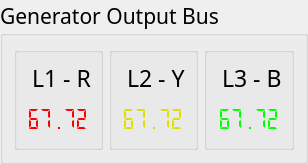
         <widget class="QGroupBox" name="groupBox_8">
          <property name="font">
           <font>
            <family>Titillium Web</family>
            <pointsize>16</pointsize>
           </font>
          </property>
          <property name="title">
           <string>Generator Output Bus</string>
          </property>
          <layout class="QHBoxLayout" name="horizontalLayout_6">
           <item>
            <widget class="QGroupBox" name="groupBox_9">
             <property name="maximumSize">
              <size>
               <width>99999</width>
               <height>160</height>
              </size>
             </property>
             <property name="title">
              <string/>
             </property>
             <layout class="QGridLayout" name="gridLayout_4">
              <item row="2" column="0" colspan="2">
               <widget class="QLCDNumber" name="VOLTR">
                <property name="minimumSize">
                 <size>
                  <width>0</width>
                  <height>38</height>
                 </size>
                </property>
                <property name="styleSheet">
                 <string notr="true">color: rgb(255, 0, 0);</string>
                </property>
                <property name="frameShape">
                 <enum>QFrame::Shape::NoFrame</enum>
                </property>
                <property name="smallDecimalPoint">
                 <bool>false</bool>
                </property>
                <property name="segmentStyle">
                 <enum>QLCDNumber::SegmentStyle::Flat</enum>
                </property>
                <property name="value" stdset="0">
                 <double>67.719999999999999</double>
                </property>
               </widget>
              </item>
              <item row="0" column="1">
               <widget class="QLabel" name="label_9">
                <property name="font">
                 <font>
                  <family>Titillium Web</family>
                  <pointsize>17</pointsize>
                 </font>
                </property>
                <property name="text">
                 <string>L1 - R</string>
                </property>
               </widget>
              </item>
              <item row="0" column="0">
               <widget class="KLed" name="rpkled">
                <property name="maximumSize">
                 <size>
                  <width>20</width>
                  <height>20</height>
                 </size>
                </property>
                <property name="color">
                 <color>
                  <red>255</red>
                  <green>0</green>
                  <blue>0</blue>
                 </color>
                </property>
                <property name="darkFactor">
                 <number>350</number>
                </property>
               </widget>
              </item>
             </layout>
            </widget>
           </item>
           <item>
            <widget class="QGroupBox" name="groupBox_11">
             <property name="maximumSize">
              <size>
               <width>99999</width>
               <height>160</height>
              </size>
             </property>
             <property name="title">
              <string/>
             </property>
             <layout class="QGridLayout" name="gridLayout_5">
              <item row="0" column="0">
               <widget class="KLed" name="ypkled_2">
                <property name="maximumSize">
                 <size>
                  <width>20</width>
                  <height>20</height>
                 </size>
                </property>
                <property name="color">
                 <color>
                  <red>255</red>
                  <green>255</green>
                  <blue>0</blue>
                 </color>
                </property>
                <property name="darkFactor">
                 <number>351</number>
                </property>
               </widget>
              </item>
              <item row="0" column="1">
               <widget class="QLabel" name="label_11">
                <property name="font">
                 <font>
                  <family>Titillium Web</family>
                  <pointsize>17</pointsize>
                 </font>
                </property>
                <property name="text">
                 <string>L2 - Y</string>
                </property>
               </widget>
              </item>
              <item row="1" column="0" colspan="2">
               <widget class="QLCDNumber" name="VOLTY">
                <property name="styleSheet">
                 <string notr="true">color: rgb(222, 222, 0);</string>
                </property>
                <property name="frameShape">
                 <enum>QFrame::Shape::NoFrame</enum>
                </property>
                <property name="smallDecimalPoint">
                 <bool>false</bool>
                </property>
                <property name="segmentStyle">
                 <enum>QLCDNumber::SegmentStyle::Flat</enum>
                </property>
                <property name="value" stdset="0">
                 <double>67.719999999999999</double>
                </property>
               </widget>
              </item>
             </layout>
            </widget>
           </item>
           <item>
            <widget class="QGroupBox" name="groupBox_12">
             <property name="maximumSize">
              <size>
               <width>99999</width>
               <height>160</height>
              </size>
             </property>
             <property name="title">
              <string/>
             </property>
             <layout class="QGridLayout" name="gridLayout_6">
              <item row="0" column="0">
               <widget class="KLed" name="blkled_3">
                <property name="maximumSize">
                 <size>
                  <width>20</width>
                  <height>20</height>
                 </size>
                </property>
                <property name="darkFactor">
                 <number>353</number>
                </property>
               </widget>
              </item>
              <item row="0" column="1">
               <widget class="QLabel" name="label_12">
                <property name="font">
                 <font>
                  <family>Titillium Web</family>
                  <pointsize>17</pointsize>
                 </font>
                </property>
                <property name="text">
                 <string>L3 - B</string>
                </property>
               </widget>
              </item>
              <item row="2" column="0" colspan="2">
               <widget class="QLCDNumber" name="VOLTG">
                <property name="styleSheet">
                 <string notr="true">color: rgb(0, 255, 0);</string>
                </property>
                <property name="frameShape">
                 <enum>QFrame::Shape::NoFrame</enum>
                </property>
                <property name="smallDecimalPoint">
                 <bool>false</bool>
                </property>
                <property name="segmentStyle">
                 <enum>QLCDNumber::SegmentStyle::Flat</enum>
                </property>
                <property name="value" stdset="0">
                 <double>67.719999999999999</double>
                </property>
               </widget>
              </item>
             </layout>
            </widget>
           </item>
          </layout>
         </widget>
